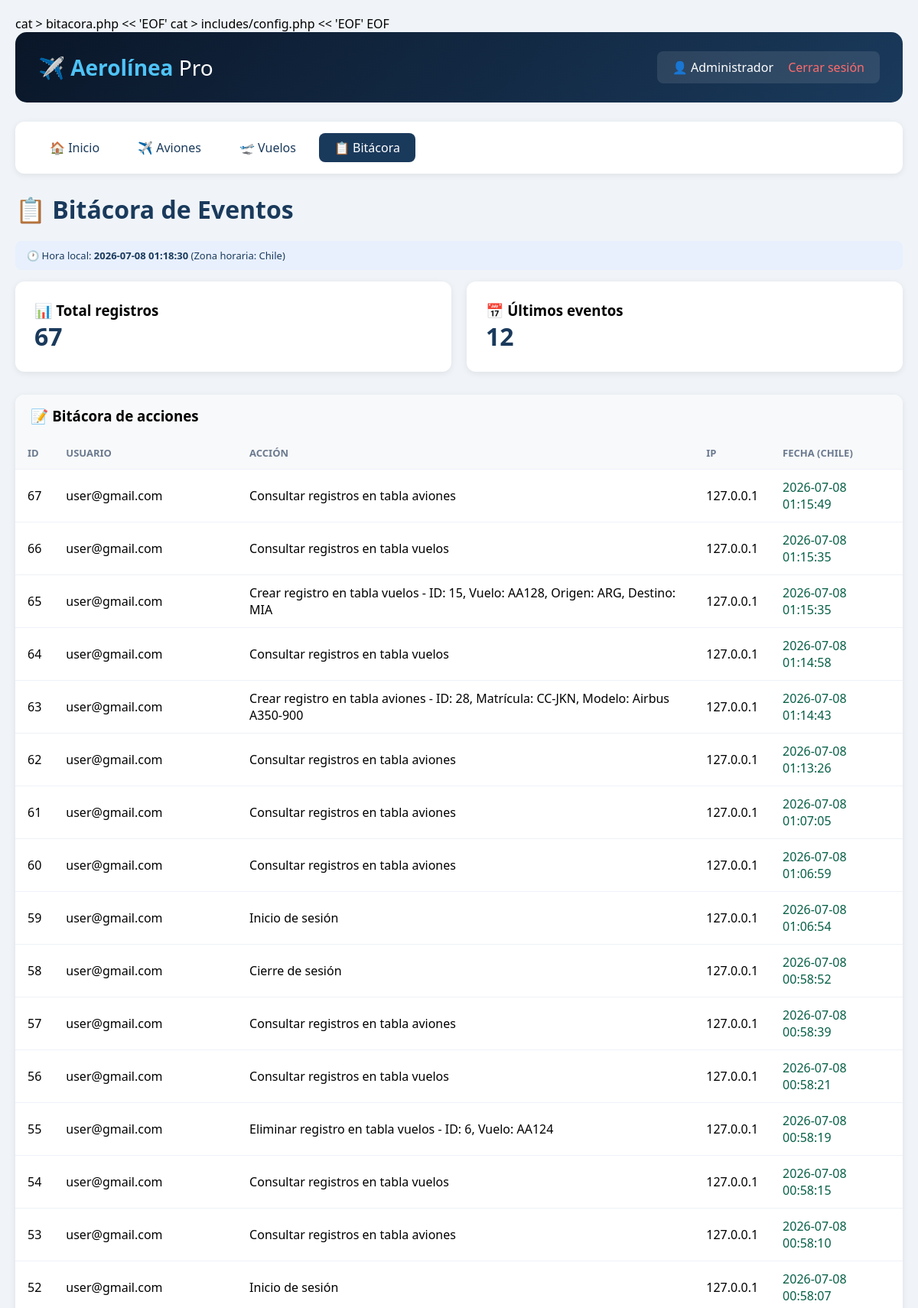
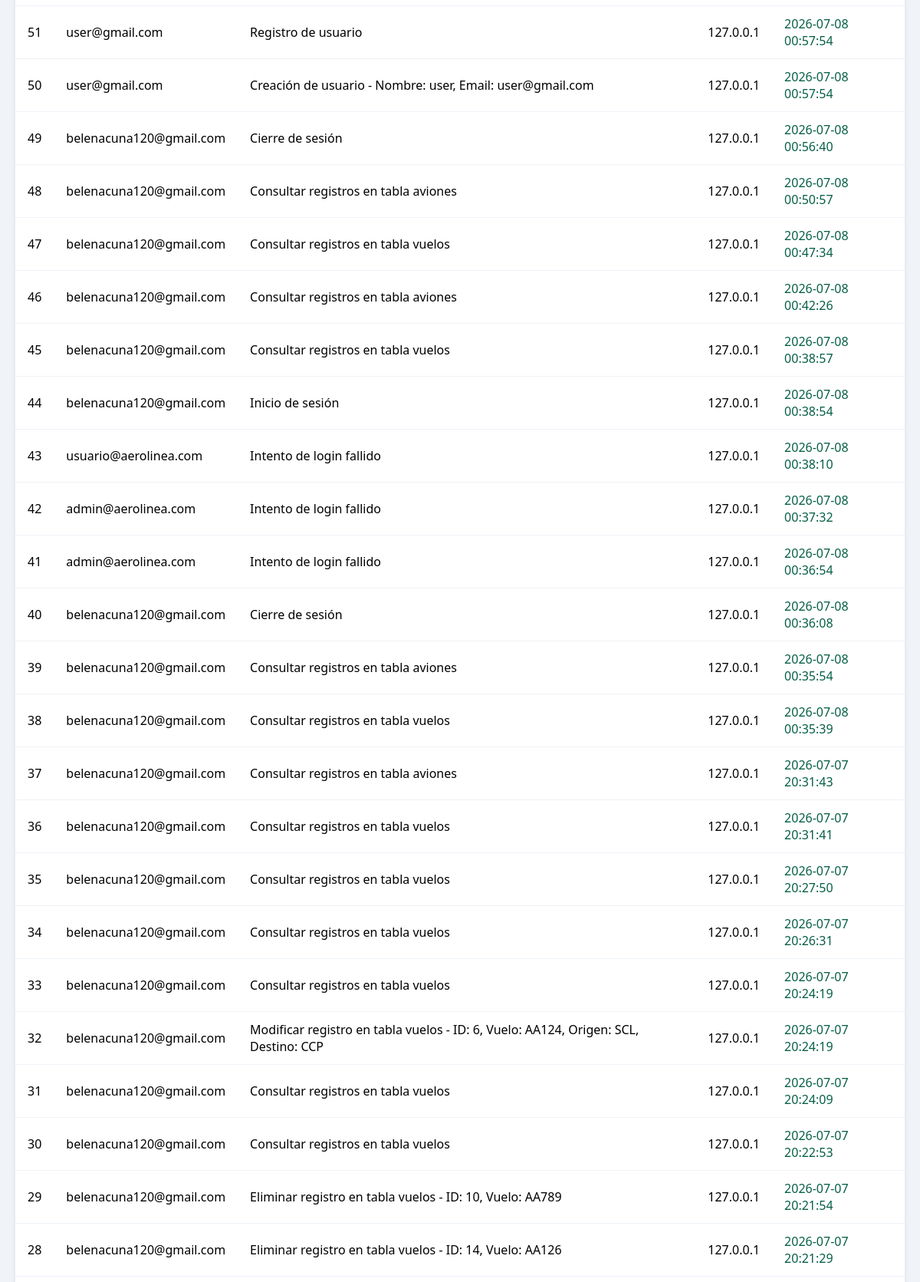
/bitacora.php (signed in, upper part), run on the app's committed database (2 pictures, top to bottom).
### tables this page shows
CREATE TABLE bitacora (
    id INTEGER PRIMARY KEY AUTOINCREMENT,
    usuario_id INTEGER,
    usuario_email TEXT,
    accion TEXT NOT NULL,
    ip TEXT,
    fecha TIMESTAMP DEFAULT CURRENT_TIMESTAMP,
    FOREIGN KEY (usuario_id) REFERENCES usuarios(id) ON DELETE CASCADE
);

### bitacora.php (the view, shortened to what this page needs)
<?php
require_once 'includes/config.php';
$usuario = get_usuario_actual();
$es_admin = $usuario && $usuario['rol'] == 'admin';
if ($es_admin) {
    $sql = "SELECT * FROM bitacora ORDER BY id DESC LIMIT 100";
    $stmt = $db->query($sql);
} else {
    $sql = "SELECT * FROM bitacora WHERE usuario_id = ? ORDER BY id DESC LIMIT 100";
    $stmt = $db->prepare($sql);
    $stmt->execute([$_SESSION['usuario_id']]);
}
$registros = $stmt->fetchAll();
if ($es_admin) {
    $sql_historial = "SELECT * FROM historial_sesiones ORDER BY id DESC LIMIT 100";
    $stmt_historial = $db->query($sql_historial);
} else {
    $sql_historial = "SELECT * FROM historial_sesiones WHERE usuario_id = ? ORDER BY id DESC LIMIT 100";
    $stmt_historial = $db->prepare($sql_historial);
    $stmt_historial->execute([$_SESSION['usuario_id']]);
}
$historial = $stmt_historial->fetchAll();
?>
<!DOCTYPE html>
<html lang="es">
<head>
</head>
<body>
    <div class="container">
        <div class="header">
            <h1>✈️ <span>Aerolínea</span> Pro</h1>
            <div class="user-info">
                👤 <?= htmlspecialchars($_SESSION['usuario_nombre'] ?? 'Usuario') ?>
                <a href="logout.php">Cerrar sesión</a>
            </div>
        </div>
        <div class="navbar">
            <a href="index.php">🏠 Inicio</a>
            <a href="aviones_list.php">✈️ Aviones</a>
            <a href="vuelos_list.php">🛫 Vuelos</a>
            <a href="bitacora.php" class="active">📋 Bitácora</a>
        </div>
        <h1 style="color:#1a3a5c;margin-bottom:20px;">📋 Bitácora de Eventos</h1>
        <div class="zona-horaria-info">
            🕐 Hora local: <strong><?= date('Y-m-d H:i:s') ?></strong> (Zona horaria: Chile)
        </div>
        <div class="stats-grid">
            <div class="stat-card">
                <h3>📊 Total registros</h3>
                <div class="number"><?= count($registros) ?></div>
            </div>
            <div class="stat-card">
                <h3>📅 Últimos eventos</h3>
                <div class="number"><?= count($historial) ?></div>
            </div>
        </div>
        <div class="table-wrapper">
            <h3>📝 Bitácora de acciones</h3>
            <table>
                <thead>
                    <tr><th>ID</th><th>Usuario</th><th>Acción</th><th>IP</th><th>Fecha (Chile)</th></tr>
                </thead>
                <tbody>
                    <?php if (count($registros) > 0): ?>
                        <?php foreach ($registros as $row): ?>
                            <tr>
                                <td><?= $row['id'] ?></td>
                                <td><?= htmlspecialchars($row['usuario_email']) ?></td>
                                <td><?= htmlspecialchars($row['accion']) ?></td>
                                <td><?= htmlspecialchars($row['ip']) ?></td>
                                <td class="fecha-correcta">
                                    <?php
                                    $fecha = new DateTime($row['fecha'], new DateTimeZone('UTC'));
                                    $fecha->setTimezone(new DateTimeZone('America/Santiago'));
                                    echo $fecha->format('Y-m-d H:i:s');
                                    ?>
                                </td>
                            </tr>
                        <?php endforeach; ?>
                    <?php else: ?>
                        <tr><td colspan="5" style="text-align:center;padding:30px;color:#6b7a8f;">🚫 No hay registros</td></tr>
                    <?php endif; ?>
                </tbody>
            </table>
        </div>
    </div>
</body>
</html>

### bitacora.php (style rules this page uses)
* { margin: 0; padding: 0; box-sizing: border-box; }
body { font-family: 'Segoe UI', Tahoma, Geneva, Verdana, sans-serif; background: #f0f4f8; padding: 20px; }
.container { max-width: 1400px; margin: 0 auto; }
.header { background: linear-gradient(135deg, #0a1628, #1a3a5c); color: white; padding: 25px 30px; border-radius: 15px; margin-bottom: 25px; display: flex; justify-content: space-between; align-items: center; }
.header h1 { font-size: 28px; font-weight: 300; }
.header h1 span { font-weight: 700; color: #4fc3f7; }
.header .user-info { background: rgba(255,255,255,0.1); padding: 10px 20px; border-radius: 8px; }
.header .user-info a { color: #ff6b6b; margin-left: 15px; text-decoration: none; }
.navbar { background: white; padding: 15px 25px; border-radius: 12px; margin-bottom: 25px; box-shadow: 0 2px 8px rgba(0,0,0,0.08); display: flex; gap: 10px; flex-wrap: wrap; }
.navbar a { color: #1a3a5c; text-decoration: none; padding: 8px 20px; border-radius: 8px; font-weight: 500; transition: all 0.3s; }
.navbar a:hover, .navbar a.active { background: #1a3a5c; color: white; }
.stat-card { background: white; padding: 25px; border-radius: 12px; box-shadow: 0 2px 8px rgba(0,0,0,0.08); }
.stat-card .number { font-size: 32px; font-weight: 700; color: #1a3a5c; }
.table-wrapper { background: white; border-radius: 12px; overflow: hidden; box-shadow: 0 2px 8px rgba(0,0,0,0.08); margin-bottom: 30px; }
.table-wrapper h3 { padding: 15px 20px; background: #f8f9fa; }
table { width: 100%; border-collapse: collapse; }
thead { background: #f8f9fa; }
th { padding: 12px 16px; text-align: left; font-weight: 600; color: #6b7a8f; font-size: 13px; text-transform: uppercase; }
td { padding: 12px 16px; border-top: 1px solid #eef2f7; }
.stats-grid { display: grid; grid-template-columns: repeat(auto-fit, minmax(280px, 1fr)); gap: 20px; margin-bottom: 30px; }
.fecha-correcta { color: #065f46; font-weight: 500; }
.zona-horaria-info { background: #e8f0fe; padding: 10px 15px; border-radius: 8px; margin-bottom: 15px; font-size: 13px; color: #1a3a5c; }

### data on the page
bitacora: id "67", usuario_email "user@gmail.com", accion "Consultar registros en tabla aviones", ip "127.0.0.1", fecha "2026-07-08 01:15:49"
bitacora: id "66", usuario_email "user@gmail.com", accion "Consultar registros en tabla vuelos", ip "127.0.0.1", fecha "2026-07-08 01:15:35"
bitacora: id "65", usuario_email "user@gmail.com", accion "Crear registro en tabla vuelos - ID: 15, Vuelo: AA128, Origen: ARG, Destino: MIA", ip "127.0.0.1", fecha "2026-07-08 01:15:35"
bitacora: id "64", usuario_email "user@gmail.com", accion "Consultar registros en tabla vuelos", ip "127.0.0.1", fecha "2026-07-08 01:14:58"
bitacora: id "63", usuario_email "user@gmail.com", accion "Crear registro en tabla aviones - ID: 28, Matrícula: CC-JKN, Modelo: Airbus A350-900", ip "127.0.0.1", fecha "2026-07-08 01:14:43"
bitacora: id "62", usuario_email "user@gmail.com", accion "Consultar registros en tabla aviones", ip "127.0.0.1", fecha "2026-07-08 01:13:26"
bitacora: id "61", usuario_email "user@gmail.com", accion "Consultar registros en tabla aviones", ip "127.0.0.1", fecha "2026-07-08 01:07:05"
bitacora: id "60", usuario_email "user@gmail.com", accion "Consultar registros en tabla aviones", ip "127.0.0.1", fecha "2026-07-08 01:06:59"
bitacora: id "59", usuario_email "user@gmail.com", accion "Inicio de sesión", ip "127.0.0.1", fecha "2026-07-08 01:06:54"
bitacora: id "58", usuario_email "user@gmail.com", accion "Cierre de sesión", ip "127.0.0.1", fecha "2026-07-08 00:58:52"
bitacora: id "57", usuario_email "user@gmail.com", accion "Consultar registros en tabla aviones", ip "127.0.0.1", fecha "2026-07-08 00:58:39"
bitacora: id "56", usuario_email "user@gmail.com", accion "Consultar registros en tabla vuelos", ip "127.0.0.1", fecha "2026-07-08 00:58:21"
bitacora: id "55", usuario_email "user@gmail.com", accion "Eliminar registro en tabla vuelos - ID: 6, Vuelo: AA124", ip "127.0.0.1", fecha "2026-07-08 00:58:19"
bitacora: id "54", usuario_email "user@gmail.com", accion "Consultar registros en tabla vuelos", ip "127.0.0.1", fecha "2026-07-08 00:58:15"
bitacora: id "53", usuario_email "user@gmail.com", accion "Consultar registros en tabla aviones", ip "127.0.0.1", fecha "2026-07-08 00:58:10"
bitacora: id "52", usuario_email "user@gmail.com", accion "Inicio de sesión", ip "127.0.0.1", fecha "2026-07-08 00:58:07"
bitacora: id "51", usuario_email "user@gmail.com", accion "Registro de usuario", ip "127.0.0.1", fecha "2026-07-08 00:57:54"
bitacora: id "50", usuario_email "user@gmail.com", accion "Creación de usuario - Nombre: user, Email: user@gmail.com", ip "127.0.0.1", fecha "2026-07-08 00:57:54"
bitacora: id "49", usuario_email "belenacuna120@gmail.com", accion "Cierre de sesión", ip "127.0.0.1", fecha "2026-07-08 00:56:40"
bitacora: id "48", usuario_email "belenacuna120@gmail.com", accion "Consultar registros en tabla aviones", ip "127.0.0.1", fecha "2026-07-08 00:50:57"
bitacora: id "47", usuario_email "belenacuna120@gmail.com", accion "Consultar registros en tabla vuelos", ip "127.0.0.1", fecha "2026-07-08 00:47:34"
bitacora: id "46", usuario_email "belenacuna120@gmail.com", accion "Consultar registros en tabla aviones", ip "127.0.0.1", fecha "2026-07-08 00:42:26"
bitacora: id "45", usuario_email "belenacuna120@gmail.com", accion "Consultar registros en tabla vuelos", ip "127.0.0.1", fecha "2026-07-08 00:38:57"
bitacora: id "44", usuario_email "belenacuna120@gmail.com", accion "Inicio de sesión", ip "127.0.0.1", fecha "2026-07-08 00:38:54"
bitacora: id "43", usuario_email "usuario@aerolinea.com", accion "Intento de login fallido", ip "127.0.0.1", fecha "2026-07-08 00:38:10"
bitacora: id "42", usuario_email "admin@aerolinea.com", accion "Intento de login fallido", ip "127.0.0.1", fecha "2026-07-08 00:37:32"
bitacora: id "41", usuario_email "admin@aerolinea.com", accion "Intento de login fallido", ip "127.0.0.1", fecha "2026-07-08 00:36:54"
bitacora: id "40", usuario_email "belenacuna120@gmail.com", accion "Cierre de sesión", ip "127.0.0.1", fecha "2026-07-08 00:36:08"
bitacora: id "39", usuario_email "belenacuna120@gmail.com", accion "Consultar registros en tabla aviones", ip "127.0.0.1", fecha "2026-07-08 00:35:54"
bitacora: id "38", usuario_email "belenacuna120@gmail.com", accion "Consultar registros en tabla vuelos", ip "127.0.0.1", fecha "2026-07-08 00:35:39"
bitacora: id "37", usuario_email "belenacuna120@gmail.com", accion "Consultar registros en tabla aviones", ip "127.0.0.1", fecha "2026-07-07 20:31:43"
bitacora: id "36", usuario_email "belenacuna120@gmail.com", accion "Consultar registros en tabla vuelos", ip "127.0.0.1", fecha "2026-07-07 20:31:41"
bitacora: id "35", usuario_email "belenacuna120@gmail.com", accion "Consultar registros en tabla vuelos", ip "127.0.0.1", fecha "2026-07-07 20:27:50"
bitacora: id "34", usuario_email "belenacuna120@gmail.com", accion "Consultar registros en tabla vuelos", ip "127.0.0.1", fecha "2026-07-07 20:26:31"
bitacora: id "33", usuario_email "belenacuna120@gmail.com", accion "Consultar registros en tabla vuelos", ip "127.0.0.1", fecha "2026-07-07 20:24:19"
bitacora: id "32", usuario_email "belenacuna120@gmail.com", accion "Modificar registro en tabla vuelos - ID: 6, Vuelo: AA124, Origen: SCL, Destino: CCP", ip "127.0.0.1", fecha "2026-07-07 20:24:19"
bitacora: id "31", usuario_email "belenacuna120@gmail.com", accion "Consultar registros en tabla vuelos", ip "127.0.0.1", fecha "2026-07-07 20:24:09"
bitacora: id "30", usuario_email "belenacuna120@gmail.com", accion "Consultar registros en tabla vuelos", ip "127.0.0.1", fecha "2026-07-07 20:22:53"
bitacora: id "29", usuario_email "belenacuna120@gmail.com", accion "Eliminar registro en tabla vuelos - ID: 10, Vuelo: AA789", ip "127.0.0.1", fecha "2026-07-07 20:21:54"
bitacora: id "28", usuario_email "belenacuna120@gmail.com", accion "Eliminar registro en tabla vuelos - ID: 14, Vuelo: AA126", ip "127.0.0.1", fecha "2026-07-07 20:21:29"

### other printed values
$_SESSION['usuario_nombre'] "Administrador"
count($registros) "67"
count($historial) "12"
